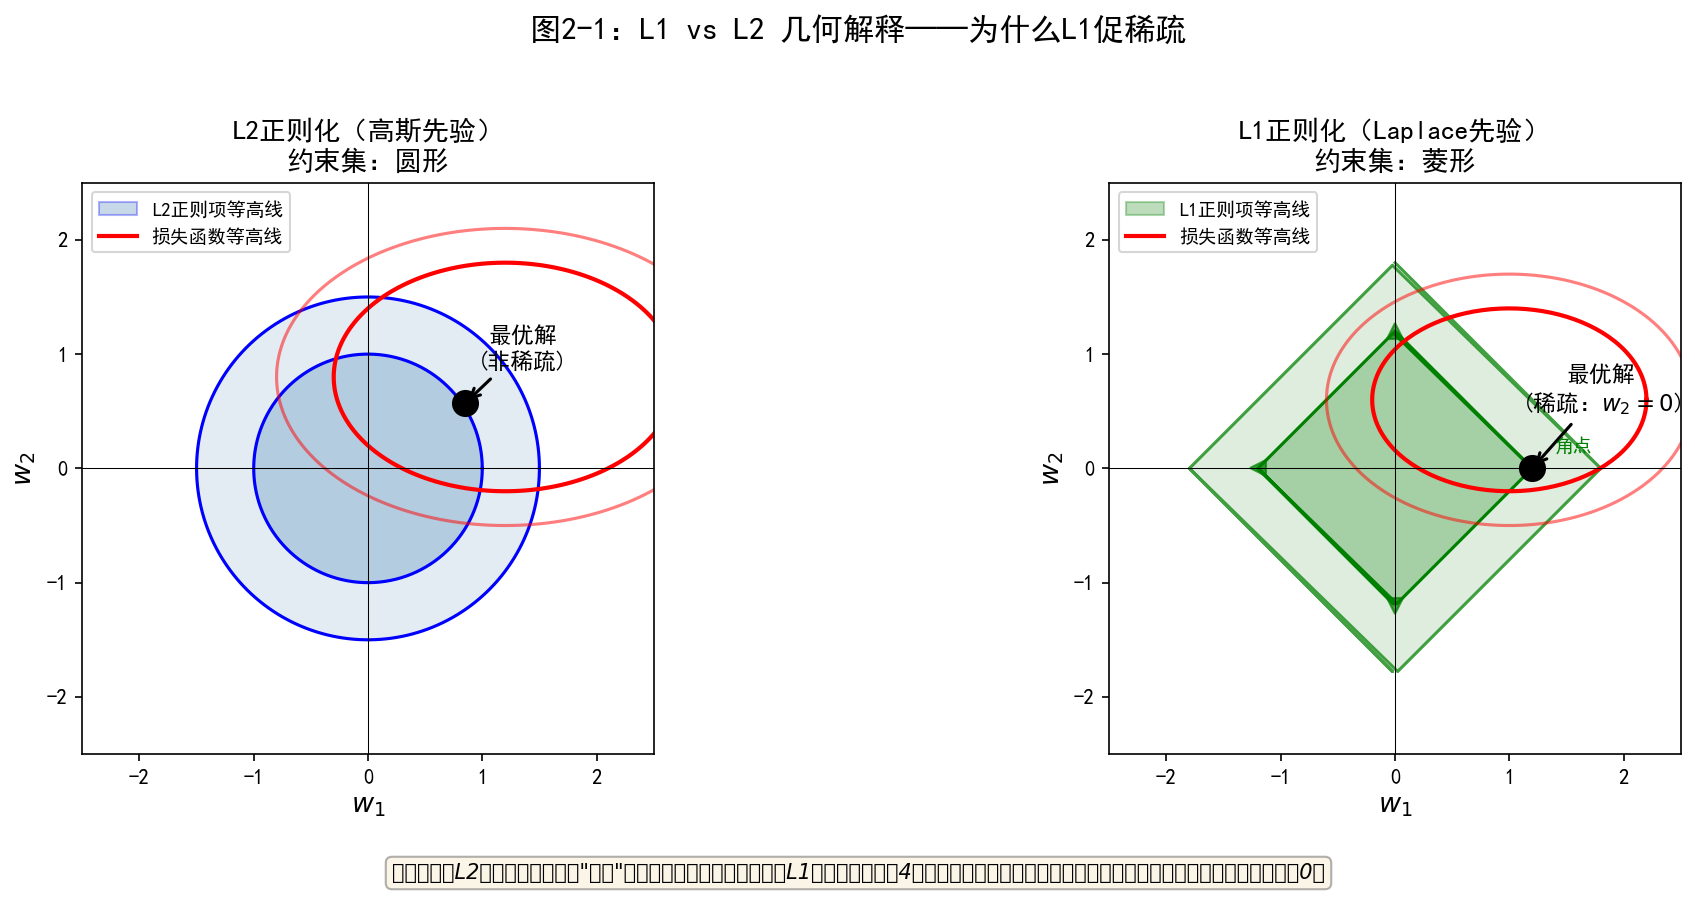

The script that saved this image:
"""
图2-1：L1 vs L2 几何解释——为什么L1促稀疏
对应章节：2.2 经典先验族 - Laplace先验
知识点：L1约束（菱形）与L2约束（圆形）的几何差异；角点处相切→稀疏解
"""

import numpy as np
import matplotlib
matplotlib.use('Agg')
import matplotlib.pyplot as plt
import os
import sys

SAVE_DIR = os.path.dirname(os.path.abspath(__file__))
_chinese_path = os.path.join(SAVE_DIR, '.chinese')
if os.path.isdir(_chinese_path):
    sys.path.insert(0, _chinese_path)
    try:
        from chinese_font import setup_chinese_font
        setup_chinese_font(save_dir=_chinese_path)
    except ImportError:
        print("警告: chinese_font 模块未找到，中文字体可能无法正常显示")
else:
    print("警告: .chinese 文件夹未找到，中文字体可能无法正常显示")

# ─── 参数设置 ───
theta = np.linspace(0, 2*np.pi, 400)

# L2 正则项的等高线：圆形
# R(w) = w1^2 + w2^2 = C → 半径 r = sqrt(C)
r_l2_1 = 1.0
r_l2_2 = 1.5

# L1 正则项的等高线：菱形（旋转45度的正方形）
# R(w) = |w1| + |w2| = C → 参数方程
# 第一象限: w2 = C - w1, w1 ∈ [0, C]
def l1_contour(C, n=100):
    """生成L1等高线（菱形）的点"""
    pts = []
    # 第一象限: (t, C-t), t∈[0,C]
    t = np.linspace(0, C, n)
    pts.extend([(x, C-x) for x in t])
    # 第二象限: (-t, C-t), t∈[0,C]
    pts.extend([(-x, C-x) for x in t[1:]])
    # 第三象限: (-t, -(C-t)), t∈[0,C]
    pts.extend([(-x, -(C-x)) for x in t[1:]])
    # 第四象限: (t, -(C-t)), t∈[0,C]
    pts.extend([(x, -(C-x)) for x in t[1:]])
    return np.array(pts)

# 损失函数等高线（数据项）：椭圆
# L(w) = (w1 - w1_0)^2 + (w2 - w2_0)^2 = C
def ellipse_contour(cx, cy, a, b, n=200):
    """椭圆等高线"""
    t = np.linspace(0, 2*np.pi, n)
    return np.column_stack([cx + a*np.cos(t), cy + b*np.sin(t)])

# 约束集（用于LASSO）：|w1| + |w2| <= t
def l1_ball_boundary(t, n=100):
    """L1球的边界（菱形）"""
    pts = []
    t_arr = np.linspace(0, t, n)
    pts.extend([(x, t-x) for x in t_arr])          # 第一象限
    pts.extend([(-x, t-x) for x in t_arr[1:]])     # 第二象限
    pts.extend([(-x, -(t-x)) for x in t_arr[1:]])  # 第三象限
    pts.extend([(x, -(t-x)) for x in t_arr[1:]])   # 第四象限
    return np.array(pts)

# ─── 绘图 ───
fig, axes = plt.subplots(1, 2, figsize=(14, 6))

# ── 左子图：L2正则化（圆形）──
ax = axes[0]
# L2正则项等高线（同心圆）
for r, alpha in [(r_l2_1, 0.3), (r_l2_2, 0.15)]:
    ax.fill(np.cos(theta)*r, np.sin(theta)*r, alpha=alpha, color='steelblue')
    ax.plot(np.cos(theta)*r, np.sin(theta)*r, 'b-', linewidth=1.5)
# 损失函数等高线（椭圆，中心偏离原点）
ell = ellipse_contour(1.2, 0.8, 1.5, 1.0)
ax.plot(ell[:, 0], ell[:, 1], 'r-', linewidth=2, label='损失函数等高线')
ell2 = ellipse_contour(1.2, 0.8, 2.0, 1.3)
ax.plot(ell2[:, 0], ell2[:, 1], 'r-', linewidth=1.5, alpha=0.5)
# 最优解（圆与椭圆切点）
# 切点方向与中心到原点方向一致
w_opt_l2 = np.array([0.85, 0.57])  # 近似
ax.plot(w_opt_l2[0], w_opt_l2[1], 'ko', markersize=12, zorder=5)
ax.annotate('最优解\n(非稀疏)', xy=w_opt_l2, xytext=(w_opt_l2[0]+0.5, w_opt_l2[1]+0.3),
            fontsize=11, ha='center',
            arrowprops=dict(arrowstyle='->', color='black', lw=1.5))
# 坐标轴
ax.axhline(y=0, color='k', linewidth=0.5)
ax.axvline(x=0, color='k', linewidth=0.5)
ax.set_xlim(-2.5, 2.5)
ax.set_ylim(-2.5, 2.5)
ax.set_aspect('equal')
ax.set_xlabel('$w_1$', fontsize=13)
ax.set_ylabel('$w_2$', fontsize=13)
ax.set_title('L2正则化（高斯先验）\n约束集：圆形', fontsize=13, fontweight='bold')
# 添加图例
from matplotlib.patches import Patch
legend_elements = [Patch(facecolor='steelblue', alpha=0.3, edgecolor='blue', label='L2正则项等高线'),
                   plt.Line2D([0], [0], color='red', linewidth=2, label='损失函数等高线')]
ax.legend(handles=legend_elements, loc='upper left', fontsize=9)

# ── 右子图：L1正则化（菱形）──
ax = axes[1]
# L1正则项等高线（菱形）
l1_c1 = l1_contour(1.2, n=80)
l1_c2 = l1_contour(1.8, n=80)
ax.fill(l1_c1[:, 0], l1_c1[:, 1], alpha=0.3, color='forestgreen')
ax.plot(l1_c1[:, 0], l1_c1[:, 1], 'g-', linewidth=1.5)
ax.fill(l1_c2[:, 0], l1_c2[:, 1], alpha=0.15, color='forestgreen')
ax.plot(l1_c2[:, 0], l1_c2[:, 1], 'g-', linewidth=1.5, alpha=0.7)
# 损失函数等高线（椭圆，中心偏离原点）
ell = ellipse_contour(1.0, 0.6, 1.2, 0.8)
ax.plot(ell[:, 0], ell[:, 1], 'r-', linewidth=2, label='损失函数等高线')
ell2 = ellipse_contour(1.0, 0.6, 1.6, 1.1)
ax.plot(ell2[:, 0], ell2[:, 1], 'r-', linewidth=1.5, alpha=0.5)
# 最优解（菱形角点与椭圆切点）→ 在坐标轴上
w_opt_l1 = np.array([1.2, 0.0])  # 在w1轴上（w2=0）
ax.plot(w_opt_l1[0], w_opt_l1[1], 'ko', markersize=12, zorder=5)
ax.annotate('最优解\n(稀疏：$w_2=0$)', xy=w_opt_l1, xytext=(w_opt_l1[0]+0.6, w_opt_l1[1]+0.5),
            fontsize=11, ha='center',
            arrowprops=dict(arrowstyle='->', color='black', lw=1.5))
# 标注角点
ax.plot(0, 1.2, 'g^', markersize=8, alpha=0.7)
ax.plot(0, -1.2, 'gv', markersize=8, alpha=0.7)
ax.plot(1.2, 0, 'g>', markersize=8, alpha=0.7)
ax.plot(-1.2, 0, 'g<', markersize=8, alpha=0.7)
ax.text(1.4, 0.15, '角点', fontsize=9, color='green')
# 坐标轴
ax.axhline(y=0, color='k', linewidth=0.5)
ax.axvline(x=0, color='k', linewidth=0.5)
ax.set_xlim(-2.5, 2.5)
ax.set_ylim(-2.5, 2.5)
ax.set_aspect('equal')
ax.set_xlabel('$w_1$', fontsize=13)
ax.set_ylabel('$w_2$', fontsize=13)
ax.set_title('L1正则化（Laplace先验）\n约束集：菱形', fontsize=13, fontweight='bold')
legend_elements = [Patch(facecolor='forestgreen', alpha=0.3, edgecolor='green', label='L1正则项等高线'),
                   plt.Line2D([0], [0], color='red', linewidth=2, label='损失函数等高线')]
ax.legend(handles=legend_elements, loc='upper left', fontsize=9)

# ── 总标题和注释 ───
fig.suptitle('图2-1：L1 vs L2 几何解释——为什么L1促稀疏', fontsize=15, fontweight='bold', y=0.98)
# 底部注释
fig.text(0.5, 0.02, 
         '核心直觉：L2的圆形约束集没有"角点"，最优解通常不在坐标轴上；'
         'L1的菱形约束集有4个角点，椭圆更容易在角点处与之相切，从而得到稀疏解（某些分量为0）',
         ha='center', fontsize=10, style='italic',
         bbox=dict(boxstyle='round', facecolor='wheat', alpha=0.3))

plt.tight_layout(rect=[0, 0.06, 1, 0.95])
plt.savefig(os.path.join(SAVE_DIR, '图2-1_L1_vs_L2几何解释.png'), dpi=150, bbox_inches='tight')
plt.close()

print("图2-1已生成：", os.path.join(SAVE_DIR, '图2-1_L1_vs_L2几何解释.png'))
